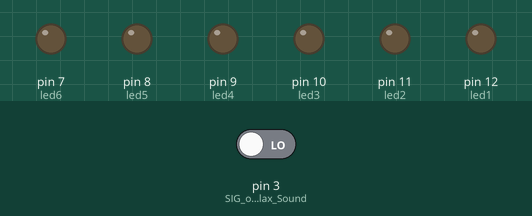
Bench run of a sketch on a simulated Arduino Uno, built with avr-gcc and run on an emulated ATmega328P. On the bench: output pins drawn as LEDs (lit = HIGH). Dashed ring = blinking. The test bench sets the inputs (shaded band); at power-on: pin 3 (SIG_of_the_Parallax_Sound) LOW.

Above: at 1.2 s.
1.3 s: pin 3 (SIG_of_the_Parallax_Sound) driven HIGH
At 1.37 s:
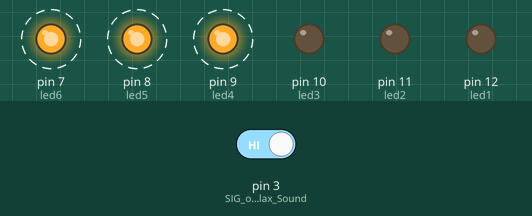
At 1.97 s:
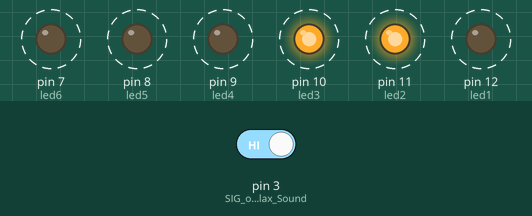
4.3 s: pin 3 (SIG_of_the_Parallax_Sound) driven LOW
At 5.3 s:
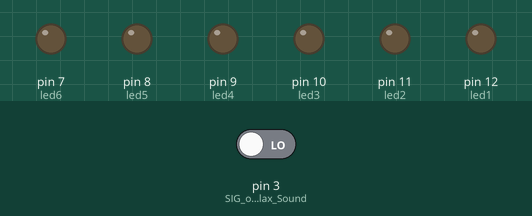
Timing chart, 0 to 7.3 s (numbered marks = the images above; inputs shaded):
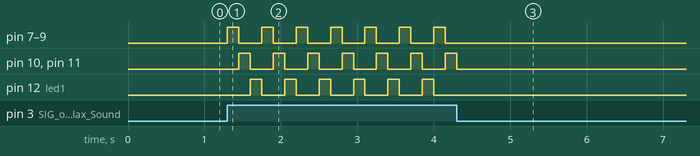

The sketch:

Sound_module.ino
```cpp
int led1 = 12;      //Initialize led pins.
int led2 = 11;
int led3 = 10;
int led4 = 9;
int led5 = 8;
int led6 = 7;

int i = 1;

boolean soundstate;

unsigned long currentMillis;

unsigned long prevMillisPtn1=0;
unsigned long prevMillisLED2=0;
unsigned long prevMillisLED3=0;
unsigned long prevMillisLED4=0;
unsigned long prevMillisLED5=0;
unsigned long prevMillisLED6=0;

int intervalPtn1 = 50;

int del = 150;


void setup() {


  Serial.begin(9600);
  pinMode(3,INPUT); //SIG of the Parallax Sound Sensor connected to Digital Pin 3

  pinMode(led1,OUTPUT);
  pinMode(led2,OUTPUT);
  pinMode(led3,OUTPUT);
  pinMode(led4,OUTPUT);
  pinMode(led5,OUTPUT);
  pinMode(led6,OUTPUT);


}

void loop()
{


  currentMillis = millis();
  upSweep();


} //------------------- end of loop() ----------------------//


void upSweep() // Pattern 1 - Up sweep
{

  soundstate = digitalRead(3);

  if (soundstate == 1)
  {
    switch(i)
    {
        case 1:

          digitalWrite(led4, HIGH);
          digitalWrite(led5, HIGH);
          digitalWrite(led6, HIGH);
          delay(del);
          digitalWrite(led4, LOW);
          digitalWrite(led5, LOW);
          digitalWrite(led6, LOW);

            i++;
             break;

        case 2:

          digitalWrite(led2, HIGH);
          digitalWrite(led3, HIGH);
          delay(del);
          digitalWrite(led2, LOW);
          digitalWrite(led3, LOW);

            i++;
             break;

        case 3:

          digitalWrite(led1, HIGH);
          delay(del);
          digitalWrite(led1, LOW);
          i++;
             break;

        default:
            i = 1;
    }
  }
  else
  {
    allOff();
  }
}


void allOff()
{
      digitalWrite(led1, LOW);
      digitalWrite(led2, LOW);
      digitalWrite(led3, LOW);
      digitalWrite(led4, LOW);
      digitalWrite(led5, LOW);
      digitalWrite(led6, LOW);
}


void allOn()
{
      digitalWrite(led1, HIGH);
      digitalWrite(led2, HIGH);
      digitalWrite(led3, HIGH);
      digitalWrite(led4, HIGH);
      digitalWrite(led5, HIGH);
      digitalWrite(led6, HIGH);
}
```

Measured:
- after the input at 1.3 s, pin 7 (led6), pin 8 (led5), pin 9 (led4): alternates HIGH for 0.15 s and LOW for 0.30 s, starting at once; pin 10 (led3), pin 11 (led2): alternates HIGH for 0.15 s and LOW for 0.30 s, starting after 0.15 s; pin 12 (led1): alternates HIGH for 0.15 s and LOW for 0.30 s, starting after 0.30 s
- after the input at 4.3 s, pin 7 (led6), pin 8 (led5), pin 9 (led4), pin 12 (led1): stops changing and stays LOW; pin 10 (led3), pin 11 (led2): goes on until 4.3 s, then stays LOW
